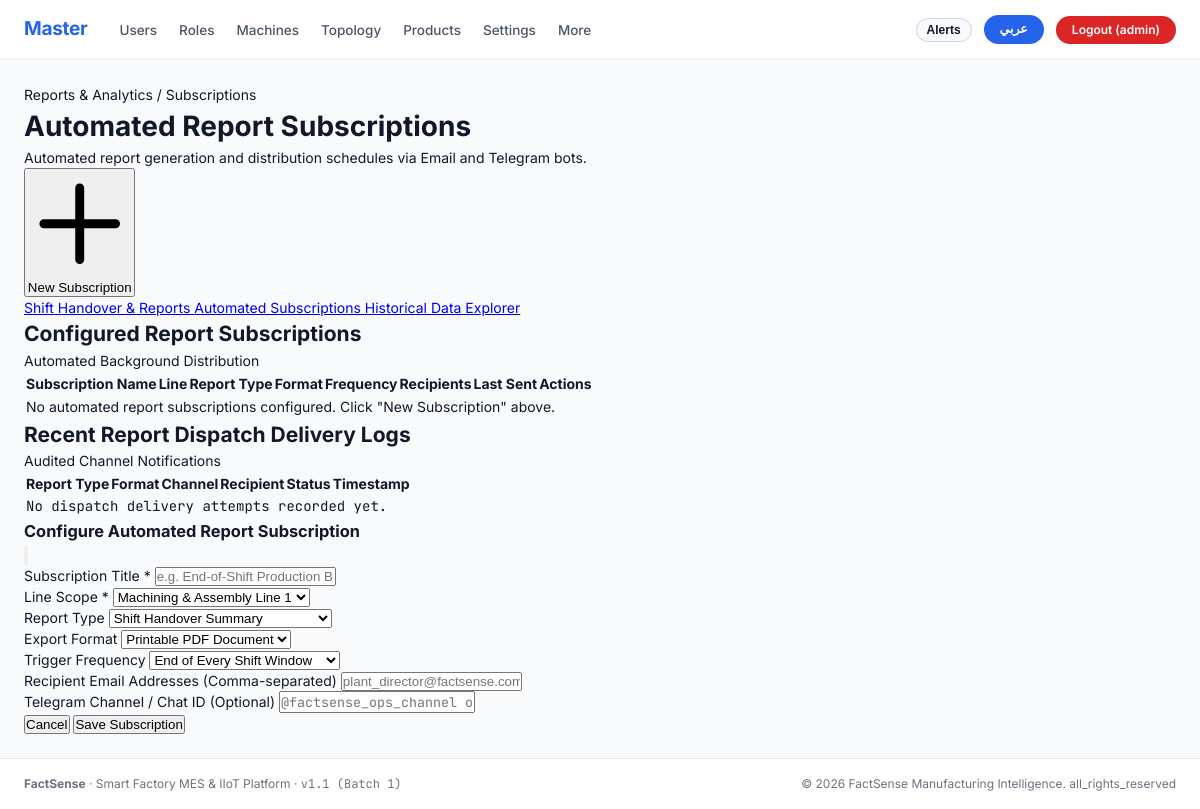
The page /reports/subscriptions/ (signed in) on the database as committed earlier.
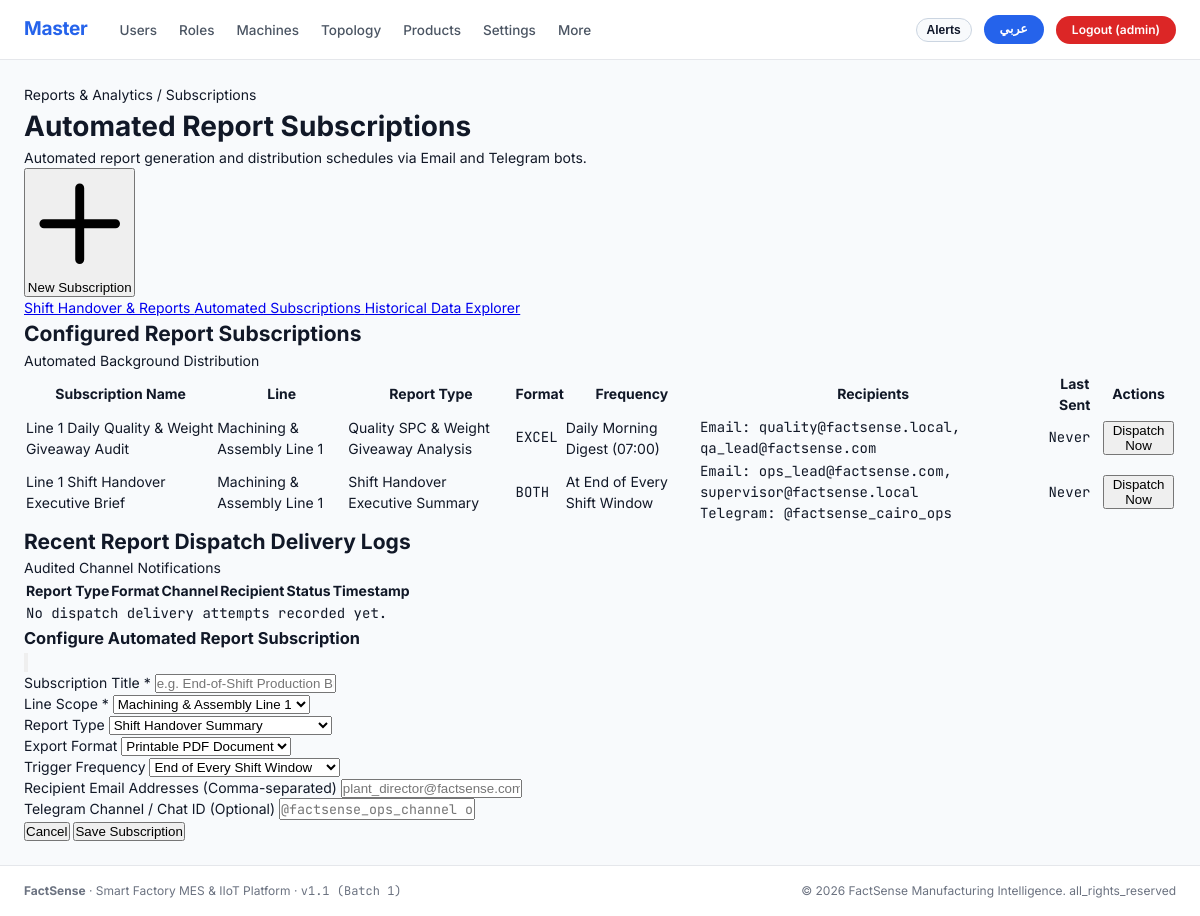
The same page on the database as committed later.
### apps/reports/models.py (models this page shows, shortened)
class ReportSubscription(models.Model):
    REPORT_TYPE_CHOICES = [
        ('SHIFT_HANDOVER', 'Shift Handover Executive Summary'),
        ('DAILY_OEE', 'Daily Line OEE & Loss Waterfall'),
        ('QUALITY_SPC', 'Quality SPC & Weight Giveaway Analysis'),
        ('DOWNTIME_PARETO', 'Equipment Reliability & Downtime Pareto'),
    ]
    FORMAT_CHOICES = [
        ('PDF', 'Printable PDF Document'),
        ('EXCEL', 'Structured Excel Workbook (.xlsx)'),
        ('BOTH', 'Both PDF and Excel (.xlsx)'),
    ]
    FREQUENCY_CHOICES = [
        ('END_OF_SHIFT', 'At End of Every Shift Window'),
        ('DAILY', 'Daily Morning Digest (07:00)'),
        ('WEEKLY', 'Weekly Operations Review (Sunday 08:00)'),
    ]
    id = models.UUIDField(primary_key=True, default=uuid.uuid4, editable=False)
    name = models.CharField(max_length=150)
    report_type = models.CharField(max_length=30, choices=REPORT_TYPE_CHOICES, default='SHIFT_HANDOVER')
    format = models.CharField(max_length=20, choices=FORMAT_CHOICES, default='PDF')
    frequency = models.CharField(max_length=20, choices=FREQUENCY_CHOICES, default='END_OF_SHIFT')
    line = models.ForeignKey(Line, on_delete=models.CASCADE, related_name='report_subscriptions')
    recipient_emails = models.CharField(max_length=500, blank=True, help_text='Comma-separated email recipients')
    telegram_chat_id = models.CharField(max_length=100, blank=True, help_text='Telegram channel or user chat ID')
    is_active = models.BooleanField(default=True)
    last_sent_at = models.DateTimeField(null=True, blank=True)
    created_by = models.ForeignKey(
        settings.AUTH_USER_MODEL,
        on_delete=models.SET_NULL,
        null=True,
        blank=True
    )
    created_at = models.DateTimeField(auto_now_add=True)
    updated_at = models.DateTimeField(auto_now=True)
    class Meta:
        ordering = ['-created_at']

### apps/masterdata/models.py (models this page shows, shortened)
class Line(models.Model):
    id = models.UUIDField(primary_key=True, default=uuid.uuid4, editable=False)
    factory = models.ForeignKey(Factory, on_delete=models.CASCADE, related_name='lines')
    code = models.CharField(max_length=50)
    name = models.CharField(max_length=150)
    name_ar = models.CharField(max_length=150, blank=True)
    sequence = models.PositiveIntegerField(default=1)
    target_oee = models.FloatField(default=85.0)
    bottleneck_machine = models.ForeignKey(
        'Machine',
        on_delete=models.SET_NULL,
        null=True,
        blank=True,
        related_name='bottleneck_for_line'
    )
    current_product = models.ForeignKey(
        'Product',
        on_delete=models.SET_NULL,
        null=True,
        blank=True,
        related_name='active_on_lines'
    )
    class Meta:
        ordering = ['sequence', 'code']
        unique_together = ('factory', 'code')

### apps/reports/views.py (the view)
# urls.py: path('subscriptions/', views.subscriptions_view, name='reports_subscriptions'),
@role_required('supervisor', 'planner', 'manager', 'admin')
def subscriptions_view(request):
    lines = Line.objects.all()
    subscriptions = ReportSubscription.objects.select_related('line', 'created_by').all()
    recent_logs = ReportDispatchLog.objects.select_related('subscription').all()[:20]
    context = {
        'page_title': 'Automated Report Subscriptions',
        'page_title_ar': 'الاشتراكات الآلية في التقارير (Email / Telegram)',
        'active_tab': 'subscriptions',
        'subscriptions': subscriptions,
        'lines': lines,
        'recent_logs': recent_logs,
    }
    return render(request, 'reports/subscriptions.html', context)

### apps/accounts/context_processors.py (called while the page is built)
def branding_context(request):
    return {
        'BRAND_NAME': 'FactSense',
        'BRAND_TAGLINE': 'Smart Factory MES & IIoT Platform',
        'APP_VERSION': 'v1.1 (Batch 1)',
        'CURRENT_YEAR': 2026,
    }

### apps/accounts/navigation.py (called while the page is built)
def get_navigation_for_role(role_code, current_path='', lang='en'):
    items = ROLE_NAV_CONFIG.get(role_code, [])
    primary_links = []
    more_links = []
    for label_key, url_name, is_more in items:
        try:
            url = reverse(url_name)
        except Exception:
            url = f"/{url_name}/"
        label = get_translation(label_key, lang=lang)
        is_active = (current_path == url or (url != '/' and current_path.startswith(url)))
        link_item = {
            'label': label,
            'url_name': url_name,
            'url': url,
            'is_active': is_active,
        }
        if is_more:
            more_links.append(link_item)
        else:
            primary_links.append(link_item)
    return {
        'primary': primary_links,
        'more': more_links,
        'has_more': len(more_links) > 0,
    }

### apps/accounts/translations.py (called while the page is built)
    def __getitem__(self, key):
        return get_translation(key, lang=self.lang)

### templates/reports/subscriptions.html (shortened to what the changed rows need)
{% extends "base.html" %}
{% load i18n %}
{% block content %}
<div class="max-w-7xl mx-auto px-4 sm:px-6 lg:px-8 py-6">
    <div class="flex flex-col md:flex-row md:items-center md:justify-between mb-6 pb-4 border-b border-gray-200">
        <div>
            <h1 class="text-2xl font-bold text-gray-900 tracking-tight">
                {% if request.LANGUAGE_CODE == 'ar' %}{{ page_title_ar }}{% else %}{{ page_title }}{% endif %}
            </h1>
        </div>
    </div>
    <div class="bg-white border border-gray-200 rounded-lg shadow-sm overflow-hidden mb-8">
        <div class="p-4 border-b border-gray-200 bg-gray-50 flex items-center justify-between">
            <h2 class="text-sm font-bold text-gray-900 uppercase tracking-wider">
                Configured Report Subscriptions
            </h2>
        </div>
        <div class="overflow-x-auto">
            <table class="min-w-full divide-y divide-gray-200 text-sm">
                <thead class="bg-gray-50">
                    <tr>
                        <th class="px-4 py-3 text-left rtl:text-right text-xs font-semibold text-gray-500 uppercase">Subscription Name</th>
                        <th class="px-4 py-3 text-left rtl:text-right text-xs font-semibold text-gray-500 uppercase">Line</th>
                        <th class="px-4 py-3 text-left rtl:text-right text-xs font-semibold text-gray-500 uppercase">Report Type</th>
                        <th class="px-4 py-3 text-left rtl:text-right text-xs font-semibold text-gray-500 uppercase">Format</th>
                        <th class="px-4 py-3 text-left rtl:text-right text-xs font-semibold text-gray-500 uppercase">Frequency</th>
                        <th class="px-4 py-3 text-left rtl:text-right text-xs font-semibold text-gray-500 uppercase">Recipients</th>
                        <th class="px-4 py-3 text-left rtl:text-right text-xs font-semibold text-gray-500 uppercase">Last Sent</th>
                        <th class="px-4 py-3 text-right rtl:text-left text-xs font-semibold text-gray-500 uppercase">Actions</th>
                    </tr>
                </thead>
                <tbody class="divide-y divide-gray-200 bg-white">
                    {% for s in subscriptions %}
                    <tr class="hover:bg-gray-50">
                        <td class="px-4 py-3 whitespace-nowrap font-bold text-gray-900">
                            {{ s.name }}
                        </td>
                        <td class="px-4 py-3 whitespace-nowrap text-gray-700">
                            {{ s.line.name }}
                        </td>
                        <td class="px-4 py-3 whitespace-nowrap">
                            <span class="inline-flex items-center px-2 py-0.5 rounded text-xs font-semibold bg-gray-100 text-gray-800">
                                {{ s.get_report_type_display }}
                            </span>
                        </td>
                        <td class="px-4 py-3 whitespace-nowrap font-mono text-xs font-bold text-indigo-700">
                            {{ s.format }}
                        </td>
                        <td class="px-4 py-3 whitespace-nowrap text-xs text-gray-600">
                            {{ s.get_frequency_display }}
                        </td>
                        <td class="px-4 py-3 whitespace-nowrap text-xs text-gray-600 font-mono">
                            {% if s.recipient_emails %}
                            <div>Email: {{ s.recipient_emails }}</div>
                            {% endif %}
                            {% if s.telegram_chat_id %}
                            <div>Telegram: {{ s.telegram_chat_id }}</div>
                            {% endif %}
                        </td>
                        <td class="px-4 py-3 whitespace-nowrap font-mono text-xs text-gray-500">
                            {{ s.last_sent_at|date:'Y-m-d H:i'|default:"Never" }}
                        </td>
                        <td class="px-4 py-3 whitespace-nowrap text-right rtl:text-left">
                            <form method="post" action="{% url 'reports_subscription_dispatch' s.id %}" class="inline">
                                <button type="submit" class="px-2.5 py-1 text-xs font-semibold rounded bg-emerald-50 text-emerald-700 hover:bg-emerald-100 border border-emerald-200">
                                    Dispatch Now
                                </button>
                            </form>
                        </td>
                    </tr>
                    {% empty %}
                    <tr>
                        <td colspan="8" class="px-4 py-8 text-center text-gray-500">
                            No automated report subscriptions configured. Click "New Subscription" above.
                        </td>
                    </tr>
                    {% endfor %}
                </tbody>
            </table>
        </div>
    </div>
    <div class="bg-white border border-gray-200 rounded-lg shadow-sm overflow-hidden">
        <div class="p-4 border-b border-gray-200 bg-gray-50 flex items-center justify-between">
            <h2 class="text-sm font-bold text-gray-900 uppercase tracking-wider">
                Recent Report Dispatch Delivery Logs
            </h2>
        </div>
        <div class="overflow-x-auto">
            <table class="min-w-full divide-y divide-gray-200 text-sm">
                <thead class="bg-gray-50">
                    <tr>
                        <th class="px-4 py-3 text-left rtl:text-right text-xs font-semibold text-gray-500 uppercase">Report Type</th>
                        <th class="px-4 py-3 text-left rtl:text-right text-xs font-semibold text-gray-500 uppercase">Format</th>
                        <th class="px-4 py-3 text-left rtl:text-right text-xs font-semibold text-gray-500 uppercase">Channel</th>
                        <th class="px-4 py-3 text-left rtl:text-right text-xs font-semibold text-gray-500 uppercase">Recipient</th>
                        <th class="px-4 py-3 text-left rtl:text-right text-xs font-semibold text-gray-500 uppercase">Status</th>
                        <th class="px-4 py-3 text-left rtl:text-right text-xs font-semibold text-gray-500 uppercase">Timestamp</th>
                    </tr>
                </thead>
            </table>
        </div>
    </div>
</div>
{% endblock %}

### templates/components/navbar.html (shortened to what this page needs)
{% load static i18n %}
<header class="fs-navbar">
  <div class="fs-navbar-container">
    <div class="fs-navbar-left">
      <a href="{% url 'role_landing' %}" class="fs-brand-title">
        {% if active_role == 'planner' or active_role == 'admin' %}
          Master
        {% elif is_rtl and active_role_obj.name_ar %}
          {{ active_role_obj.name_ar }}
        {% else %}
          {{ active_role_obj.name|default:'FactSense' }}
        {% endif %}
      </a>
      <nav aria-label="Main Navigation">
        <ul class="fs-nav-links">
          {% if nav %}
            {% for item in nav.primary %}
              <li>
                <a href="{{ item.url }}" class="fs-nav-link {% if item.is_active %}active{% endif %}">
                  {{ item.label }}
                </a>
              </li>
            {% endfor %}
            {% if nav.has_more %}
              <li class="fs-dropdown">
                <a href="javascript:void(0)" class="fs-nav-link">
                  {% trans "More" %}
                </a>
              </li>
            {% endif %}
          {% endif %}
        </ul>
      </nav>
    </div>
    <div class="fs-navbar-right">
      {% if request.user.is_authenticated %}
        <button type="button" class="fs-pill-lang" onclick="toggleNotificationDrawer()" title="{% trans 'Real-Time Alerts Drawer' %}" style="background-color: #F8FAFC; color: #0F172A; border: 1px solid #CBD5E1; cursor: pointer; display: inline-flex; align-items: center; gap: 6px; padding: 4px 10px;">
          <span style="font-weight: 700; font-size: 12px;">{% trans "Alerts" %}</span>
        </button>
      {% endif %}
      {% if lang == 'ar' %}
        <a href="{% url 'set_language' %}?lang=en" class="fs-pill-lang" title="Switch to English">
          EN
        </a>
      {% else %}
        <a href="{% url 'set_language' %}?lang=ar" class="fs-pill-lang" title="التحويل إلى العربية">
          عربي
        </a>
      {% endif %}
      {% if request.user.is_authenticated %}
        <div class="fs-role-switch-wrap">
          <a href="{% url 'logout' %}" class="fs-pill-logout" title="{% trans 'Sign Out' %}">
            {% trans "Logout" %} ({{ active_role|default:'user' }})
          </a>
        </div>
      {% else %}
        <a href="{% url 'login' %}" class="fs-pill-logout" style="background-color: #2563EB;">
          {% trans "Sign In" %}
        </a>
      {% endif %}
    </div>
  </div>
</header>

Rows that differ between the two databases and show on the page:
added ReportSubscription: name "Line 1 Daily Quality & Weight Giveaway Audit", line.name "Machining & Assembly Line 1", report_type "Quality SPC & Weight Giveaway Analysis", format "EXCEL", frequency "Daily Morning Digest (07:00)", recipient_emails "quality@factsense.local, qa_lead@factsense.com", last_sent_at "Never"
added ReportSubscription: name "Line 1 Shift Handover Executive Brief", line.name "Machining & Assembly Line 1", report_type "Shift Handover Executive Summary", format "BOTH", frequency "At End of Every Shift Window", recipient_emails "ops_lead@factsense.com, supervisor@factsense.local", telegram_chat_id "@factsense_cairo_ops", last_sent_at "Never"
Other text that changed with them:
text no longer shown: "No automated report subscriptions configured. Click \"New Subscription\" above."
